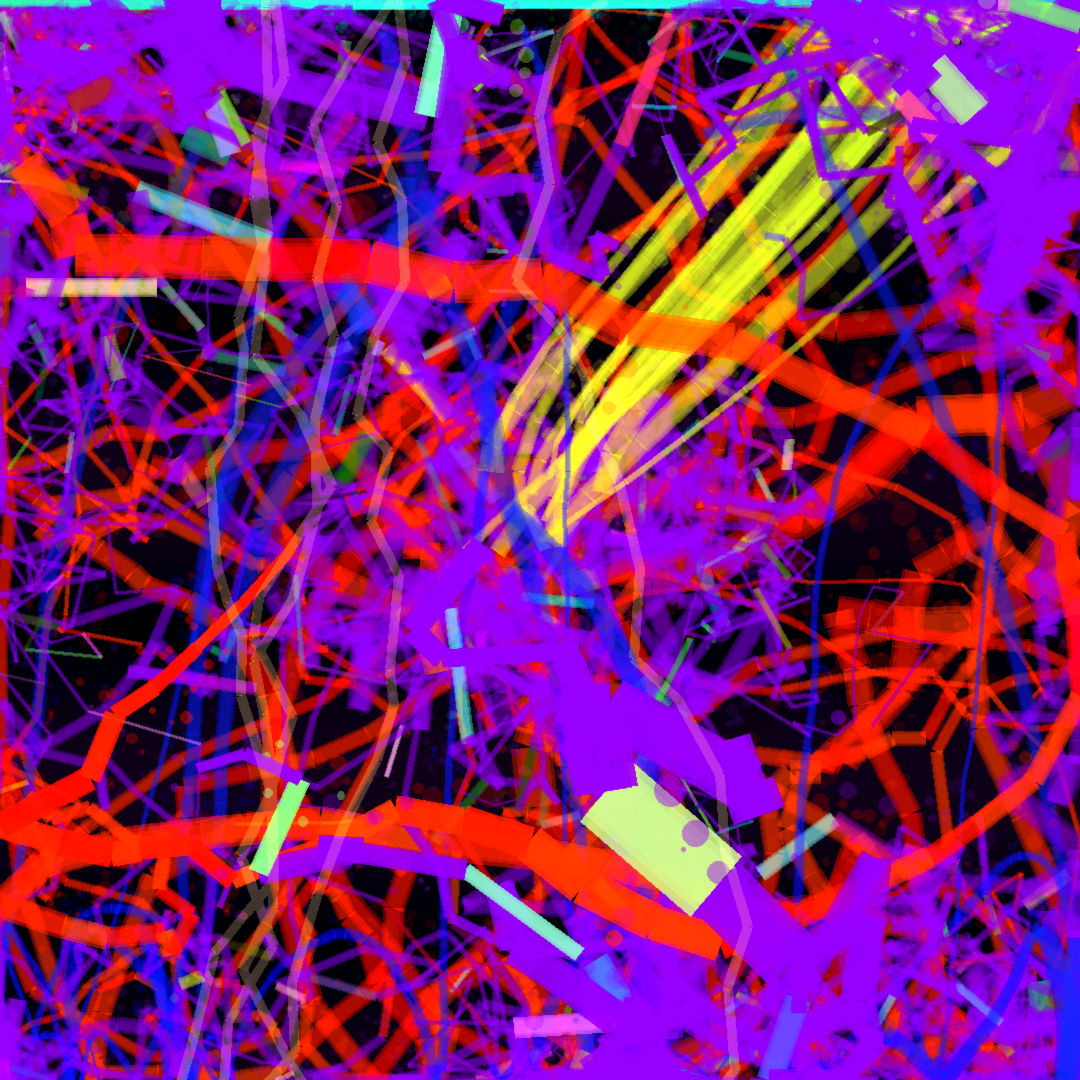

Source code (Python):
from PIL import Image, ImageDraw, ImageFilter
import numpy as np
import math
import random
import colorsys

# Canvas dimensions
WIDTH, HEIGHT = 1080, 1080

# Create base with dramatic gradient
img = Image.new('RGB', (WIDTH, HEIGHT))
draw = ImageDraw.Draw(img, 'RGBA')

# Stormy background
for y in range(HEIGHT):
    # Turbulent gradient
    turb = math.sin(y * 0.01) * 20
    r = int(10 + abs(turb))
    g = int(5 + abs(turb) * 0.5)
    b = int(20 + abs(turb) * 0.8)
    draw.line([(0, y), (WIDTH, y)], fill=(r, g, b))

# Aggressive brushstroke class
class EmotionalStroke:
    def __init__(self, x, y, emotion):
        self.path = [(x, y)]
        self.emotion = emotion
        self.velocity = np.random.randn(2) * 20
        self.thickness = random.uniform(20, 80)
        self.life = 1.0
        self.fury = random.uniform(0.5, 1.0)
        
        # Emotion-specific parameters
        if emotion == 'rage':
            self.color_core = (1.0, 0.1, 0.0)  # Blood red
            self.velocity *= 2
            self.thickness *= 1.5
        elif emotion == 'sorrow':
            self.color_core = (0.1, 0.2, 0.8)  # Deep blue
            self.velocity[1] += 10  # Downward pull
        elif emotion == 'ecstasy':
            self.color_core = (0.9, 0.7, 0.0)  # Golden
            self.velocity = np.array([random.uniform(-30, 30), random.uniform(-40, -10)])
        elif emotion == 'chaos':
            self.color_core = (0.5, 0.0, 0.8)  # Violent purple
            self.velocity = np.random.randn(2) * 50
    
    def evolve(self):
        x, y = self.path[-1]
        
        # Emotional physics
        if self.emotion == 'rage':
            # Violent zigzags
            self.velocity += np.random.randn(2) * 40 * self.fury
            self.velocity *= 0.85  # Some resistance
        elif self.emotion == 'sorrow':
            # Heavy, falling
            self.velocity[1] += 3  # Gravity
            self.velocity[0] += random.uniform(-5, 5)
            self.velocity *= 0.95  # Viscous
        elif self.emotion == 'ecstasy':
            # Spiraling upward
            angle = len(self.path) * 0.15
            spiral = np.array([20 * math.cos(angle), -15])
            self.velocity = self.velocity * 0.8 + spiral
        elif self.emotion == 'chaos':
            # Complete randomness
            self.velocity = np.random.randn(2) * 60 * self.fury
        
        # Apply movement
        new_x = x + self.velocity[0]
        new_y = y + self.velocity[1]
        
        # Boundary behavior
        if new_x < 0 or new_x > WIDTH:
            self.velocity[0] *= -0.8
            new_x = np.clip(new_x, 0, WIDTH)
        if new_y < 0 or new_y > HEIGHT:
            self.velocity[1] *= -0.8
            new_y = np.clip(new_y, 0, HEIGHT)
            
        self.path.append((new_x, new_y))
        self.life *= 0.98
        
    def paint(self, draw):
        if len(self.path) < 2:
            return
            
        # Draw the stroke with varying intensity
        for i in range(len(self.path) - 1):
            x1, y1 = self.path[i]
            x2, y2 = self.path[i + 1]
            
            # Progress along stroke
            progress = i / len(self.path)
            
            # Dynamic color
            r, g, b = self.color_core
            
            # Add variation
            if self.emotion == 'rage':
                # Flickering fire
                r = min(1.0, r + random.uniform(0, 0.3))
                g = min(1.0, g + random.uniform(0, 0.2))
            elif self.emotion == 'sorrow':
                # Deepening blues
                b = min(1.0, b + progress * 0.2)
                g = max(0, g - progress * 0.1)
            elif self.emotion == 'ecstasy':
                # Rainbow shimmer
                hue = (0.15 + progress * 0.5) % 1.0
                r, g, b = colorsys.hsv_to_rgb(hue, 0.8, 0.9)
            elif self.emotion == 'chaos':
                # Random flashes
                if random.random() < 0.1:
                    r, g, b = random.random(), random.random(), random.random()
            
            # Convert to RGB values
            color = (int(r * 255), int(g * 255), int(b * 255))
            
            # Variable thickness
            thick = self.thickness * (1 - progress * 0.5) * self.life
            thick *= (1 + 0.3 * math.sin(progress * math.pi * 4))  # Pulsing
            
            # Multi-layer strokes for texture
            for layer in range(3):
                alpha = int(255 * self.life * (0.3 + 0.7 / (layer + 1)))
                layer_thick = thick * (1 - layer * 0.2)
                
                # Main stroke
                draw.line([x1, y1, x2, y2], 
                         fill=(*color, alpha), 
                         width=int(layer_thick))
                
                # Splatter around stroke
                if random.random() < 0.3 * self.fury:
                    for _ in range(5):
                        sx = x2 + random.uniform(-thick*2, thick*2)
                        sy = y2 + random.uniform(-thick*2, thick*2)
                        size = random.uniform(2, thick/3)
                        draw.ellipse([sx-size, sy-size, sx+size, sy+size],
                                   fill=(*color, alpha//2))

# Create emotional outbreak
strokes = []

# Central explosion of emotions
center_emotions = ['rage', 'chaos', 'ecstasy']
for emotion in center_emotions:
    for _ in range(15):
        angle = random.uniform(0, 2 * math.pi)
        dist = random.uniform(0, 100)
        x = WIDTH/2 + dist * math.cos(angle)
        y = HEIGHT/2 + dist * math.sin(angle)
        strokes.append(EmotionalStroke(x, y, emotion))

# Sorrow falling from above
for _ in range(10):
    x = random.uniform(WIDTH * 0.2, WIDTH * 0.8)
    y = random.uniform(0, HEIGHT * 0.2)
    strokes.append(EmotionalStroke(x, y, 'sorrow'))

# Chaos from corners
for corner in [(0, 0), (WIDTH, 0), (0, HEIGHT), (WIDTH, HEIGHT)]:
    for _ in range(5):
        x = corner[0] + random.uniform(-50, 50)
        y = corner[1] + random.uniform(-50, 50)
        strokes.append(EmotionalStroke(x, y, 'chaos'))

# Simulate emotional dynamics
for _ in range(60):
    for stroke in strokes:
        if stroke.life > 0.1:
            stroke.evolve()
            
    # Emotional contagion - strokes spawn new strokes
    if len(strokes) < 150 and random.random() < 0.2:
        parent = random.choice([s for s in strokes if s.life > 0.5])
        x, y = parent.path[-1]
        child = EmotionalStroke(x, y, parent.emotion)
        child.velocity = parent.velocity * 0.7 + np.random.randn(2) * 20
        child.fury = min(1.0, parent.fury * 1.2)  # Intensifying
        strokes.append(child)

# Paint all strokes
for stroke in strokes:
    stroke.paint(draw)

# Add dramatic lighting effects
lighting = Image.new('RGBA', (WIDTH, HEIGHT), (0, 0, 0, 0))
light_draw = ImageDraw.Draw(lighting)

# Lightning flashes
for _ in range(5):
    start_x = random.randint(0, WIDTH)
    start_y = 0
    end_x = start_x + random.randint(-200, 200)
    end_y = HEIGHT
    
    # Jagged lightning path
    points = [(start_x, start_y)]
    current_x, current_y = start_x, start_y
    
    while current_y < end_y:
        current_x += random.randint(-50, 50)
        current_y += random.randint(30, 100)
        points.append((current_x, current_y))
    
    # Draw lightning
    for i in range(len(points) - 1):
        light_draw.line([points[i], points[i+1]], 
                       fill=(255, 255, 200, 100), width=3)
        # Glow
        light_draw.line([points[i], points[i+1]], 
                       fill=(255, 255, 150, 50), width=10)

# Apply lighting
img = Image.alpha_composite(img.convert('RGBA'), lighting).convert('RGB')

# Final touches
img = img.filter(ImageFilter.GaussianBlur(radius=0.5))
from PIL import ImageEnhance
enhancer = ImageEnhance.Contrast(img)
img = enhancer.enhance(1.4)

img.save('digital_tempest_02.png')
print("Emotional tempest unleashed: digital_tempest_02.png")